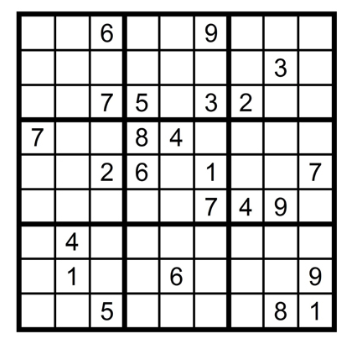
#> input picture test_images/expert_02.PNG, 362 x 348 px, found by its file name
$ python test.py   (older library calls are emulated)
#> lines starting #> are read from the running program, lines starting #| are printed output that depends on the picture; after the words box and inside, x2 and y2 are one past the last pixel; in counts of white or black regions, pixels touching at a corner belong together

import numpy as np
import cv2 as cv
from pprint import pprint


class Board():

	MAX_VALUE = 255
	guassianBlurKernel = (5,5)
	dialateKernel = np.ones((7,7),np.uint8)
	erodeKernel = np.ones((3,3),np.uint8)
	rawImage = None


	# Load image array - [row][column][RGB]
	def __init__(self, filePath):
		self.filePath = filePath


	# Returns 2D array of sudoku board
	def grabSudokuBoard(self):

		imageProccessOrders = [
								{	"Color":None, "GaussianBlur":(5,5),
									"Threshold":[127,255],
									"Canny":[100,200],
									"Dialate":np.ones((3,3), np.uint8)	},

								{	"Color":None,
									"Threshold":[127,255],
									"Canny":[100,200],
									"Dialate":np.ones((3,3), np.uint8)	},

								{	"Color":None,
									"Threshold":[127,255],
									"Erode":np.ones((3,3),np.uint8),
									"Canny":[100,200],
									"Dialate":np.ones((3,3), np.uint8)	},

								{	"Color":None,
									"Threshold":[127,255],
									"Erode":np.ones((3,3),np.uint8),
									"GaussianBlur":(5,5),
									"Canny":[100,200],
									"Dialate":np.ones((3,3), np.uint8)	},

								{	"Color":None,
									"GaussianBlur":(3,3),
									"Threshold":[127,255],
									"Erode":np.ones((3,3),np.uint8),
									"Canny":[75,200],
									"Dialate":np.ones((3,3), np.uint8)	},

									# Thin boardered boards
								{	"Color":None,
									"Canny":[100,200],
									"Dialate":np.ones((7,7), np.uint8),
									"GaussianBlur":(5,5),
									"Threshold":[127,255]				},

									# Thin line boards 2
								{	"Color":None,
									"Canny":[30,45],
									"Dialate":np.ones((3,3), np.uint8),
									"Threshold":[127,255],
									"Erode":np.ones((3,3),np.uint8),
									"GaussianBlur":(3,3),
									"Opening":np.ones((2,2), np.uint8)		},

									# Low resolution images
								{	"Color":None,
									"Opening":np.ones((4,4), np.uint8),
									"Canny":[180,250],
									"Opening":np.ones((4,4), np.uint8),
									"GaussianBlur":(3,3),
									"Threshold":[80, 255],
									"Dialate":np.ones((4,4), np.uint8),
									"Erode":np.ones((4,4),np.uint8)		}
							]


		# Retrieve sudoku cell regions
		boardCells = None
		for i in range(len(imageProccessOrders)):

			# Read image
			raw = cv.imread(self.filePath)
#> raw is the input picture: shape (348, 362, 3); mean B, G, R 209.6, 209.7, 209.7

			# Process Image
			processedImage = self.getProcessedImage(raw, imageProccessOrders[i])
#> the loop in getProcessedImage, `for key, value in processOrder.items():` made 5 passes
#> (key, value, ret) on pass 3: ('Threshold', [127, 255], 127)
#> (key, value) on passes 1, 2, 4, 5: ('Color', None), ('GaussianBlur', (5, 5)), ('Canny', [100, 200]), ('Dialate', [[1, 1, 1], [1, 1, 1], [1, 1, 1]])
#> pass 2, in getProcessedImage, `img = cv.GaussianBlur(img, value, 0)`:
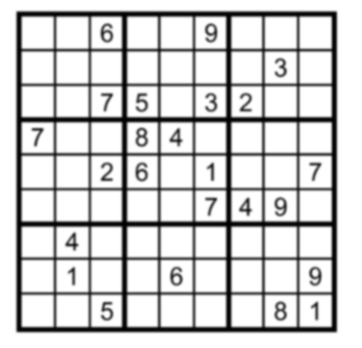
#> img: shape (348, 362); min 0, max 255, mean 209.7
#> pass 3, in getProcessedImage, `ret, img = cv.threshold(img, value[0], value[1], cv.THRESH_BINARY)`:
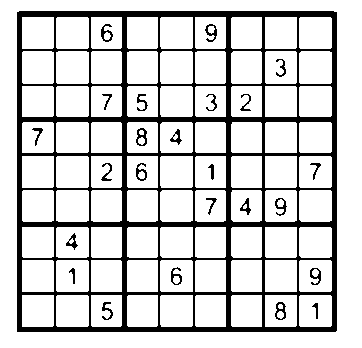
#> img: shape (348, 362); 82% white; 25 black regions, largest, box (x1, y1, x2, y2) and area: (17, 11, 337, 332) 20921, (136, 128, 147, 146) 99, (275, 302, 286, 320) 96
#> after the loop in getProcessedImage, `for key, value in processOrder.items():`:
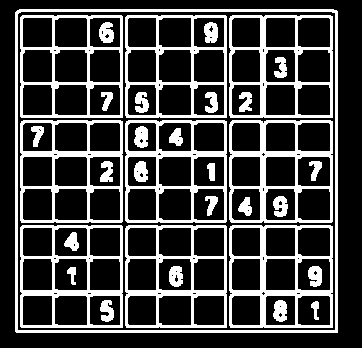
#> img: shape (348, 362); 25.7% white; 34 white regions

			# Cell Contours
			cells = self.getCellContours(processedImage)
#> in getCellContours, `edges, contours, hierarchy = cv.findContours(processedImage, cv.RETR_T..`: contours = 164 contours, 47 with area under 20; largest, box (x1, y1, x2, y2) and area: (15, 9, 338, 333) 103996, (17, 11, 336, 331) 101432, (229, 15, 333, 118) 10480, (229, 225, 333, 328) 10473, (229, 120, 333, 223) 10461
#> the loop in getCellContours, `for i in range(len(contours)):` made 164 passes
#> after the loop in getCellContours, `for i in range(len(contours)):`: alreadyVisitedContours = 81 pairs, first value 23 to 302, second value 18 to 296; cells = 81 contours; largest, box (x1, y1, x2, y2) and area: (54, 49, 88, 83) 1058, (297, 49, 331, 83) 1054, (158, 49, 192, 83) 1054, (297, 258, 331, 291) 1031, (158, 258, 192, 291) 1031


			height = len(raw)
#> height = 348
			width = len(raw[0])
#> width = 362


			# 81 distinct cells found
			if len(cells) == 81:
				boardCells = cells
#> boardCells has the same summary as cells in getCellContours
				break

			# TODO: raise error when complete board is unfound
			print("Complete board not found")


		# Process images into numbers
		i = 0
		for cell in boardCells:

			# Thin the boarders of the original image
			# Cells located, boarders irrelevant
			processDetails = {"Threshold":[127,255],"Dialate":np.ones((2,2), np.uint8)}
			processedAgain = self.getProcessedImage(cv.imread(self.filePath), processDetails)
#> the loop in getProcessedImage (call 2), `for key, value in processOrder.items():` made 2 passes
#> (key, value) on pass 2: ('Dialate', [[1, 1], [1, 1]])
#> pass 2, in getProcessedImage (call 2), `img = cv.dilate(img, value, iterations = 1)`:
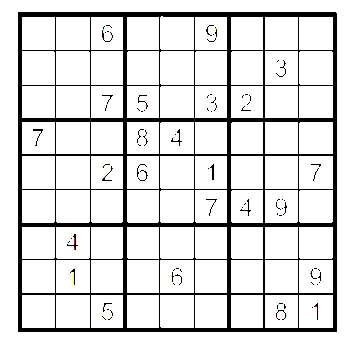
#> img: shape (348, 362, 3); mean B, G, R 223.3, 223.4, 223.4

			# Build subimage of the cell
			subImage = self.getSubImage(processedAgain, cell)

			# Crop the edges
			margin = 5
			cropped = subImage[margin:-margin,margin:-margin]

			# Dialate the number
			processDetails = {"Threshold":[127,255],"Erode":np.ones((3,3),np.uint8)}
			dialated = self.getProcessedImage(cropped, processDetails)

			# Extend the image width and height
			extended = self.extendSubimage(dialated)

			# Place a letter for Tesseract-OCR to have a reference
			height = subImage.shape[0]
			width = subImage.shape[1]
			font                   = cv.FONT_HERSHEY_SIMPLEX
			bottomLeftCornerOfText = (round(width*.03),round(height*.75))
			fontScale              = 0.75
			fontColor              = (0,0,0)
			lineType               = 2
			cv.putText(extended,'h',
			    bottomLeftCornerOfText,
			    font,
			    fontScale,
			    fontColor,
			    lineType)

			# Write the image
			i += 1
			cv.imwrite("image_{}.png".format(i), extended)


	def getSubImage(self, raw, cell):

		# Bounding rectangle coordinates
		x, y, w, h = cv.boundingRect(cell)
#> x = 297; y = 295; w = 34; h = 31

		# Retrieve min/max values for X/Y
		xMin = x-w
#> xMin = 263
		xMax = x
#> xMax = 297
		yMin = y-h
#> yMin = 264
		yMax = y
#> yMax = 295

		# Build sub-image using the bounding rectangle
		subImage = []
		for row in range(yMin, yMax+1):
			newRow = []
			for col in range(xMin, xMax+1):
				newRow.append(raw[row][col].tolist())
			subImage.append(newRow)
#> after the loop, subImage = 32 items

		# Return image
		return np.asarray(subImage)
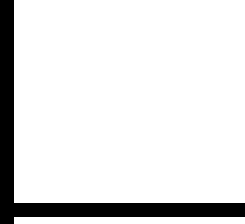
#> returned value: shape (32, 35, 3) int64 (shown 7 times larger); 88.4% white; 1 black region, box (x1, y1, x2, y2) and area: (0, 0, 35, 32) 130
#> in grabSudokuBoard, `cropped = subImage[margin:-margin,margin:-margin]`: cropped: shape (22, 25, 3) int64; every value is 255


	def extendSubimage(self, subImage):

		# Create blankImage scaled image
		extendedHeight = round(subImage.shape[0] * 2)
		extendedWidth = round(subImage.shape[1] * 3.5)
		blankImage = np.zeros((extendedHeight, extendedWidth, 3), np.uint8)
		blankImage.fill(255)

		# place subImage onto blankImage
		x_offset=30
		y_offset=10
		blankImage[y_offset:y_offset+subImage.shape[0], x_offset:x_offset+subImage.shape[1]] = subImage

		return blankImage


	# Simple preprocessing
	def getProcessedImage(self, img, processOrder):

		for key, value in processOrder.items():
			if key == "GaussianBlur":
				img = cv.GaussianBlur(img, value, 0)
				# cv.imwrite("GaussianBlur.png", img)

			if key == "Threshold":
				ret, img = cv.threshold(img, value[0], value[1], cv.THRESH_BINARY)
				# cv.imwrite("Threshold.png", img)

			if key == "Color":
				img = cv.cvtColor(img, cv.COLOR_BGR2GRAY)
				# cv.imwrite("Color.png", img)

			if key == "Canny":
				img = cv.Canny(img.copy(),value[0],value[1])
				# cv.imwrite("Canny.png", img)

			if key == "Dialate":
				img = cv.dilate(img, value, iterations = 1)
				# cv.imwrite("Dialate.png", img)

			if key == "Erode":
				img = cv.erode(img, value, iterations=1)
				# cv.imwrite("Erode.png", img)

			if key == "Opening":
				img = cv.morphologyEx(img, cv.MORPH_OPEN, value)
				# cv.imwrite("Opening.png", img)

		return img


	# Return an array of cell coordinates
	def getCellContours(self, processedImage):

		edges, contours, hierarchy = cv.findContours(processedImage, cv.RETR_TREE, cv.CHAIN_APPROX_NONE)

		# Estimate sudoku cell size
		width, height = edges.shape[:2]
		imageArea = width * height
		cellAreaMax = (imageArea * .80) / 81
		cellAreaMin = (imageArea * .50) / 81

		cells = []					# Final contours to use as ROI(Region Of Interest)
		alreadyVisitedContours = []	# List of visited coordinates; some contours have the exact same location
		for i in range(len(contours)):

			# Curent contour (selection area)
			cnt = contours[i]

			# Find all cell-like contours (cells that store Sudoku numbers)
			alreadyVisited = cnt[0][0].tolist() in alreadyVisitedContours
			areaGreaterThan = cv.contourArea(cnt) >= cellAreaMin
			areaSmallerThan = cv.contourArea(cnt) <= cellAreaMax
			if areaGreaterThan and areaSmallerThan and not alreadyVisited:
				alreadyVisitedContours.append(cnt[0][0].tolist())
				cells.append(cnt)

		return cells


filePath = "../test_images/expert_02.png"
imageProcessing = Board(filePath)
#> (the run stopped early here; a loop or call above may not have finished)

$ run again, with test_images/expert_01.PNG copied over test_images/expert_02.PNG
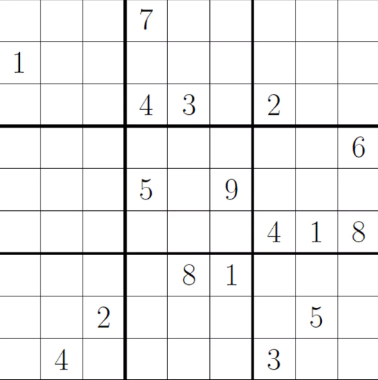
#> input picture test_images/expert_01.PNG, 378 x 380 px, found by its file name
#> in grabSudokuBoard, raw is the input picture: shape (380, 378, 3); mean B, G, R 239.9, 239.8, 239.9
#> the loop in getProcessedImage, `for key, value in processOrder.items():` made 5 passes
#> (key, value, ret) on pass 3: ('Threshold', [127, 255], 127)
#> pass 3, in getProcessedImage, `ret, img = cv.threshold(img, value[0], value[1], cv.THRESH_BINARY)`:
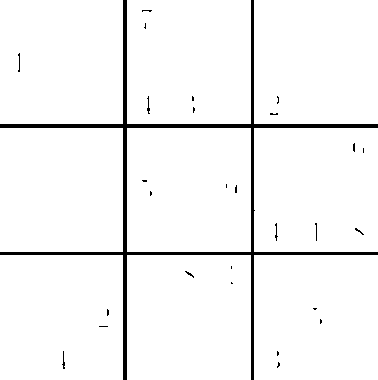
#> img: shape (380, 378); 96.1% white; 28 black regions (22 under 20 px), largest, box (x1, y1, x2, y2) and area: (0, 0, 378, 380) 5258, (147, 96, 150, 114) 26, (62, 351, 65, 369) 25, (275, 223, 278, 241) 24, (18, 53, 20, 72) 23, (315, 223, 317, 241) 20
#> after the loop in getProcessedImage, `for key, value in processOrder.items():`:
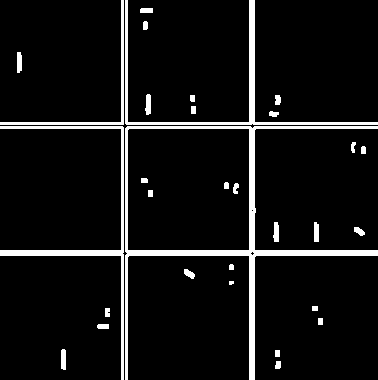
#> img: shape (380, 378); 7.2% white; 31 white regions (1 under 20 px)
#> contours = 34 contours, 4 with area under 20; largest, box (x1, y1, x2, y2) and area: (125, 126, 378, 380) 18372, (127, 128, 250, 251) 14880, (125, 0, 378, 125) 1358, (0, 126, 124, 380) 1353, (0, 0, 124, 125) 490
#> the loop in getCellContours, `for i in range(len(contours)):` made 34 passes
#> after the loop in getCellContours, `for i in range(len(contours)):`: alreadyVisitedContours = [[0, 126], [125, 0]]; cells = 2 contours; box (x1, y1, x2, y2) and area: (125, 0, 378, 125) 1358, (0, 126, 124, 380) 1353
#> in grabSudokuBoard, `height = len(raw)`: height = 380
#> in grabSudokuBoard, `width = len(raw[0])`: width = 378
#> i = 0
